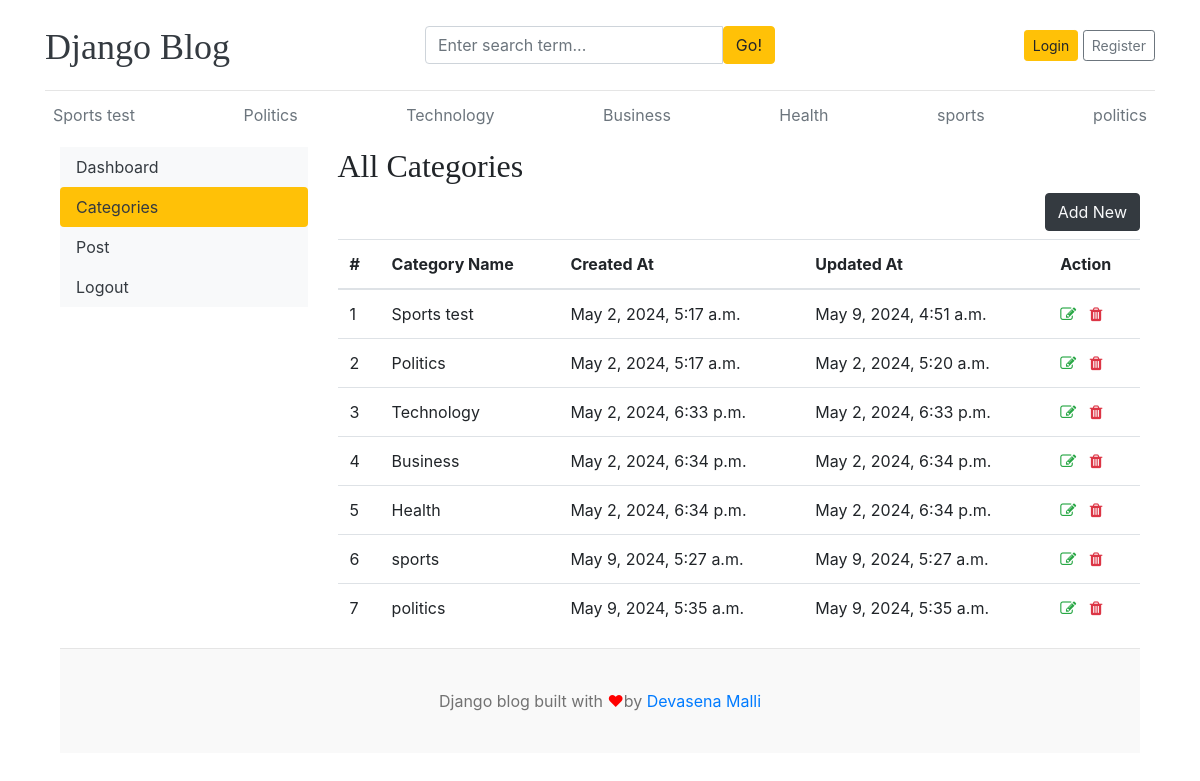
/dashboard/categories/, run on the app's committed database.
### blogs/models.py (models this page shows)
class Category(models.Model):
    category_name = models.CharField(max_length=50, unique=True)
    created_at = models.DateTimeField(auto_now_add=True)
    updated_at = models.DateTimeField(auto_now=True)
    class Meta:
        verbose_name_plural = 'categories'
    def __str__(self):
        return self.category_name

### dashboards/views.py (the view)
# urls.py: path('categories/',views.categories,name='categories'),
def categories(request):
    return render(request,'dashboard/categories.html')

### blogs/context_processors.py (called while the page is built)
def get_categories(request):
    categories = Category.objects.all()
    return dict(categories=categories)

### templates/dashboard/categories.html (shortened to what this page needs)
{% extends 'base.html' %}
{% block content %}
<div class="container">
<div class="row">
     {% include 'dashboard/sidebar.html' %}
 </div>
    <div class="col-md-9">
     <h2>All Categories</h2>
     <a href="{% url 'add_category' %}" class="btn btn-dark text-light float-right mb-2">Add New</a>
     <table class="table table-hover">
          <thead>
            <tr>
              <th>#</th>
              <th>Category Name</th>
              <th>Created At</th>
              <th>Updated At</th>
              <th>Action</th>
            </tr>
          </thead>
          <tbody>
          {%for category in categories %}
            <tr>
              <td>{{forloop.counter}}</td>
              <td>{{category}}</td>
              <td>{{category.created_at}}</td>
              <td>{{category.updated_at}}</td>
              <td>
                  <a href="{% url 'edit_category' category.id %}"><i class="fa fa-edit text-success"></i></a>
                  <a href="{% url 'delete_category' category.id %}"><i class="fa fa-trash text-danger"></i></a>
              </td>
            </tr>
          {% endfor %}
          </tbody>
     </table>
    </div>
 </div>
{% endblock content %}

### templates/base.html (shortened to what this page needs)
{% load static %}
<!DOCTYPE html>
<html lang="en">
<head>
    <link href="https://getbootstrap.com/docs/4.0/dist/css/bootstrap.min.css" rel="stylesheet">
    <link href="{% static 'css/blog.css' %}" rel="stylesheet">
    <link rel="stylesheet" href="https://cdnjs.cloudflare.com/ajax/libs/font-awesome/4.7.0/css/font-awesome.min.css">
  </head>
<body>
    <div class="container">
      <header class="blog-header py-3">
        <div class="row flex-nowrap justify-content-between align-items-center">
          <div class="col-4 pt-1">
            <a class="blog-header-logo text-dark" href="/">Django Blog</a>
          </div>
          <div class="col-4">
           <form action="{% url 'search' %}" method="GET">
             <div class="input-group">
                 <input class="form-control" type="text" name="keyword" placeholder="Enter search term..." aria-label="Enter search term..." aria-describedby="button-search" />
                 <button type="submit" class="btn btn-warning" id="button-search" type="button">Go!</button>
             </div>
           </form>
          </div>
          <div class="col-4 d-flex justify-content-end align-items-center">
          {% if not user.is_authenticated %}
            <a class="btn btn-sm btn-warning" href="{% url 'login' %}">Login</a> &nbsp;
            <a class="btn btn-sm btn-outline-secondary" href="{% url 'register' %}">Register</a>
            {% else %}
            <span><a href="{% url 'dashboard' %}">Dashboard</span>
            &emsp;
            <span><a href="{% url 'logout' %}">Logout</span>
           {% endif %}
          </div>
        </div>
      </header>
      <div class="nav-scroller py-1 mb-2">
        <nav class="nav d-flex justify-content-between">
         {% for i in categories %}
          <a class="p-2 text-muted" href="{% url 'posts_by_category' i.id %}">{{ i.category_name }}</a>
         {% endfor %}
        </nav>
      </div>
{% block content %}
{% endblock %}
<footer class="blog-footer">
  <p>Django blog built with <span style="color:red;">&#10084;</span>by <a href="#">Devasena Malli</a></p>
</footer>
</body>
</html>

### blog_main/static/css/blog.css (style rules this page uses)
.blog-header { border-bottom: 1px solid #e5e5e5; }
.blog-header-logo { font-family: "Playfair Display", Georgia, "Times New Roman", serif; font-size: 2.25rem; }
h1, h2, h3, h4, h5, h6 { font-family: "Playfair Display", Georgia, "Times New Roman", serif; }
.blog-footer { padding: 2.5rem 0; color: #727272; text-align: center; background-color: #f9f9f9; border-top: .05rem solid #e5e5e5; }
.blog-footer p:last-child { margin-bottom: 0; }

### data on the page
Category: category_name "Sports test", created_at "May 2, 2024, 5:17 a.m.", updated_at "May 9, 2024, 4:51 a.m."
Category: category_name "Politics", created_at "May 2, 2024, 5:17 a.m.", updated_at "May 2, 2024, 5:20 a.m."
Category: category_name "Technology", created_at "May 2, 2024, 6:33 p.m.", updated_at "May 2, 2024, 6:33 p.m."
Category: category_name "Business", created_at "May 2, 2024, 6:34 p.m.", updated_at "May 2, 2024, 6:34 p.m."
Category: category_name "Health", created_at "May 2, 2024, 6:34 p.m.", updated_at "May 2, 2024, 6:34 p.m."
Category: category_name "sports", created_at "May 9, 2024, 5:27 a.m.", updated_at "May 9, 2024, 5:27 a.m."
Category: category_name "politics", created_at "May 9, 2024, 5:35 a.m.", updated_at "May 9, 2024, 5:35 a.m."
